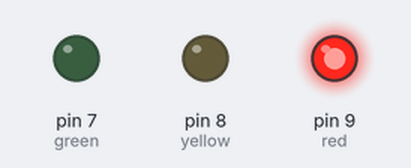
The sketch below on a simulated Arduino Uno, built with avr-gcc and run on an emulated ATmega328P. Parts: output pins drawn as LEDs (lit = HIGH).

Above: at 7.5 s.
At 20.0 s:
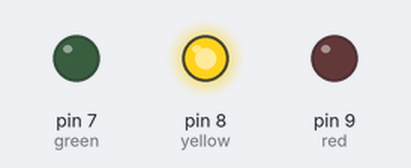
At 32.5 s:
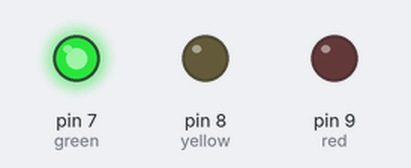
At 46.7 s:
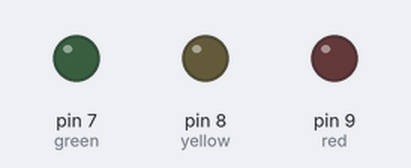
Timing chart, 0 to 61.1 s (numbered marks = the images above):
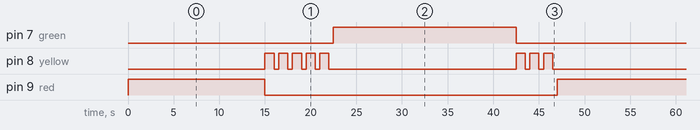

The sketch:

Lab_2_Traffic_Lights_for_Pedestrians.ino
```cpp
// Define the pin numbers for the red, yellow, and green LEDs
int red = 9;
int yellow = 8;
int green = 7;

void setup()
{
    // Set the LED pins as OUTPUT so we can control them
    pinMode(red, OUTPUT);
    pinMode(yellow, OUTPUT);
    pinMode(green, OUTPUT);
}

void loop()
{
    // Turn on the red light for 15 seconds (15000 milliseconds)
    digitalWrite(red, HIGH); // Red light ON
    delay(15000);            // Wait for 15 seconds
    digitalWrite(red, LOW);  // Red light OFF

    // Flash the yellow light with intervals
    // Flash 1: Yellow light ON for 1 second, OFF for 0.5 second
    digitalWrite(yellow, HIGH); // Yellow light ON
    delay(1000);                // Wait for 1 second
    digitalWrite(yellow, LOW);  // Yellow light OFF
    delay(500);                 // Wait for 0.5 second

    // Flash 2: Repeat the same flashing cycle
    digitalWrite(yellow, HIGH); // Yellow light ON
    delay(1000);                // Wait for 1 second
    digitalWrite(yellow, LOW);  // Yellow light OFF
    delay(500);                 // Wait for 0.5 second

    // Flash 3: Repeat again for more flashing
    digitalWrite(yellow, HIGH); // Yellow light ON
    delay(1000);                // Wait for 1 second
    digitalWrite(yellow, LOW);  // Yellow light OFF
    delay(500);                 // Wait for 0.5 second

    // Flash 4: Repeat for a fourth time
    digitalWrite(yellow, HIGH); // Yellow light ON
    delay(1000);                // Wait for 1 second
    digitalWrite(yellow, LOW);  // Yellow light OFF
    delay(500);                 // Wait for 0.5 second

    // Flash 5: One last flash of the yellow light
    digitalWrite(yellow, HIGH); // Yellow light ON
    delay(1000);                // Wait for 1 second
    digitalWrite(yellow, LOW);  // Yellow light OFF
    delay(500);                 // Wait for 0.5 second

    // Turn on the green light for 20 seconds (20000 milliseconds)
    digitalWrite(green, HIGH); // Green light ON
    delay(20000);              // Wait for 20 seconds
    digitalWrite(green, LOW);  // Green light OFF

    // Flash the yellow light again before switching back to red
    // Flash 1: Yellow light ON for 1 second, OFF for 0.5 second
    digitalWrite(yellow, HIGH); // Yellow light ON
    delay(1000);                // Wait for 1 second
    digitalWrite(yellow, LOW);  // Yellow light OFF
    delay(500);                 // Wait for 0.5 second

    // Flash 2: Repeat the same flashing cycle
    digitalWrite(yellow, HIGH); // Yellow light ON
    delay(1000);                // Wait for 1 second
    digitalWrite(yellow, LOW);  // Yellow light OFF
    delay(500);                 // Wait for 0.5 second

    // Flash 3: Repeat again for more flashing
    digitalWrite(yellow, HIGH); // Yellow light ON
    delay(1000);                // Wait for 1 second
    digitalWrite(yellow, LOW);  // Yellow light OFF
    delay(500);                 // Wait for 0.5 second
}
```

Measured:
- by itself, pin 7 (green): alternates HIGH for 20.0 s and LOW for 27.0 s
- by itself, pin 9 (red): alternates HIGH for 15.0 s and LOW for 32.0 s
- by itself, pin 8 (yellow): repeats every 47.0 s: 4 × (LOW 0.50 s, HIGH 1.0 s), LOW 20.5 s, 2 × (HIGH 1.0 s, LOW 0.50 s), HIGH 1.0 s, LOW 15.5 s, HIGH 1.0 s
